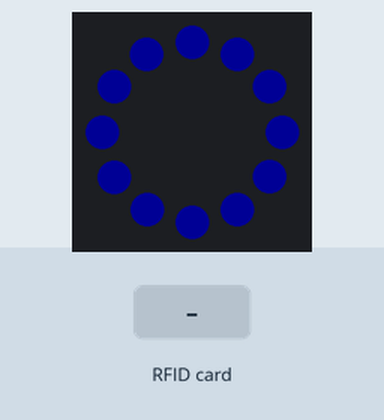
The sketch below on a simulated Arduino Uno, built with avr-gcc and run on an emulated ATmega328P. Shown: 12 RGB LEDs in a ring, first at the top, clockwise. The test bench sets the inputs (shaded band). Dim RGB values are drawn brighter than linear; what the sketch prints to the serial monitor is not drawn.

Above: at 0.29 s.
At 1.2 s:
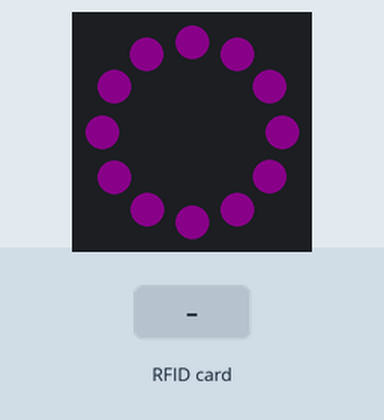
1.3 s: RFID card 5E 7A 19 C4 held to the reader
At 1.48 s:
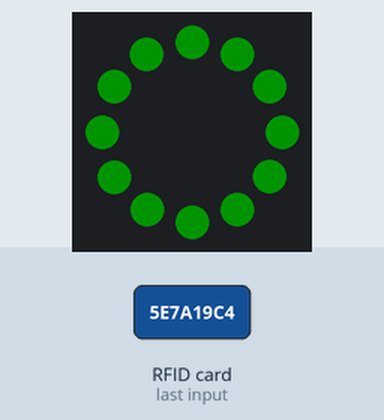
Timing chart, 0 to 4.3 s (numbered marks = the images above; inputs shaded):
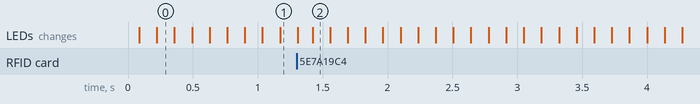

The sketch:

rfid_led_interference_test.ino
```cpp
/*
 * Initial Author: ryand1011 (https://github.com/ryand1011)
 *
 * Reads data written by a program such as "rfid_write_personal_data.ino"
 *
 * See: https://github.com/miguelbalboa/rfid/tree/master/examples/rfid_write_personal_data
 *
 * Uses MIFARE RFID card using RFID-RC522 reader
 * Uses MFRC522 - Library
 * -----------------------------------------------------------------------------------------
 *             MFRC522      Arduino       Arduino   Arduino    Arduino          Arduino
 *             Reader/PCD   Uno/101       Mega      Nano v3    Leonardo/Micro   Pro Micro
 * Signal      Pin          Pin           Pin       Pin        Pin              Pin
 * -----------------------------------------------------------------------------------------
 * RST/Reset   RST          9             5         D9         RESET/ICSP-5     RST
 * SPI SS      SDA(SS)      10            53        D10        10               10
 * SPI MOSI    MOSI         11 / ICSP-4   51        D11        ICSP-4           16
 * SPI MISO    MISO         12 / ICSP-1   50        D12        ICSP-1           14
 * SPI SCK     SCK          13 / ICSP-3   52        D13        ICSP-3           15
 *
 * More pin layouts for other boards can be found here: https://github.com/miguelbalboa/rfid#pin-layout
*/

#include <SPI.h>
#include <MFRC522.h>

#include <Adafruit_NeoPixel.h>

#define LEDPIN 3
#define NUMPIXELS 12

#define RST_PIN         9           // Configurable, see typical pin layout above
#define SS_PIN          10          // Configurable, see typical pin layout above

MFRC522 mfrc522(SS_PIN, RST_PIN);   // Create MFRC522 instance

int loop_num = 0;
Adafruit_NeoPixel ring(NUMPIXELS, LEDPIN, NEO_GRB + NEO_KHZ800);

bool checkByteArray(byte *arr, String str)
{
  int pos = 0;
  while(true)
  {
    if(arr[pos] == 0)
    {
      break;
    }

    if(pos > str.length())
    {
      break;
    }

    if(arr[pos] != (byte)str[pos])
    {
      return false;
    }

    pos++;
  }

  return true;
}

//*****************************************************************************************//
void setup() {
  Serial.begin(9600);                                           // Initialize serial communications with the PC
  SPI.begin();                                                  // Init SPI bus
  mfrc522.PCD_Init();                                              // Init MFRC522 card
  Serial.println(F("Read payload on a MIFARE PICC:"));    //shows in serial that it is ready to read
  ring.begin();
}

//*****************************************************************************************//
void loop() {

  // Prepare key - all keys are set to FFFFFFFFFFFFh at chip delivery from the factory.
  MFRC522::MIFARE_Key key;
  for (byte i = 0; i < 6; i++) key.keyByte[i] = 0xFF;

  //some variables we need
  byte block;
  byte len;
  MFRC522::StatusCode status;

  bool can_read = true;

  //-------------------------------------------

  // Reset the loop if no new card present on the sensor/reader. This saves the entire process when idle.
  if ( ! mfrc522.PICC_IsNewCardPresent()) {
    can_read = false;
  }

  // Select one of the cards
  if ( ! mfrc522.PICC_ReadCardSerial()) {
    can_read = false;
  }

  //Serial.println(F("**Card Detected**"));

  //-------------------------------------------

  //mfrc522.PICC_DumpDetailsToSerial(&(mfrc522.uid)); //dump some details about the card

  //mfrc522.PICC_DumpToSerial(&(mfrc522.uid));      //uncomment this to see all blocks in hex

  //-------------------------------------------

  //Serial.print(F("Payload: "));

  if (can_read)
  {
    byte payload_buffer[18];

    len = 18;


    //---------------------------------------- GET PAYLOAD

    block = 1;

    status = mfrc522.PCD_Authenticate(MFRC522::PICC_CMD_MF_AUTH_KEY_A, 1, &key, &(mfrc522.uid)); //line 834
    if (status != MFRC522::STATUS_OK) {
      Serial.print(F("Authentication failed: "));
      Serial.println(mfrc522.GetStatusCodeName(status));
      mfrc522.PCD_StopCrypto1();
      return;
    }

    status = mfrc522.MIFARE_Read(block, payload_buffer, &len);
    if (status != MFRC522::STATUS_OK) {
      Serial.print(F("Reading failed: "));
      Serial.println(mfrc522.GetStatusCodeName(status));
      mfrc522.PCD_StopCrypto1();
      return;
    }

    //PRINT PAYLOAD
    Serial.println("");
    for (uint8_t i = 0; i < 16; i++) {
      Serial.write(payload_buffer[i]);
    }
    Serial.println("");


    //----------------------------------------

    //Serial.println(F("\n**End Reading**\n"));

    if(checkByteArray(payload_buffer, "pos"))
    {
      Serial.println("Positive Feedback Received");
    }
    else if(checkByteArray(payload_buffer, "neg"))
    {
      Serial.println("Negative Feedback Received");
    }
    else
    {
      Serial.println("Did not understand feedback.");
    }

    //mfrc522.PICC_HaltA();
    mfrc522.PCD_StopCrypto1();
  }

  ring.clear();

  uint32_t c = ring.Color(0, 0, 0);

  if(loop_num % 4 == 0)
  {
    c = ring.Color(10, 0, 10);
  }
  else if(loop_num % 3 == 0)
  {
    c = ring.Color(20, 0, 0);
  }
  else if(loop_num % 2 == 0)
  {
    c = ring.Color(0, 20, 0);
  }
  else
  {
    c = ring.Color(0, 0, 20);
  }

  for(int i = 0; i < NUMPIXELS; i++)
  {
    ring.setPixelColor(i, c);
    ring.show();
  }

  loop_num++;

  delay(100); //change value if you want to read cards faster
}
//*****************************************************************************************//
```
